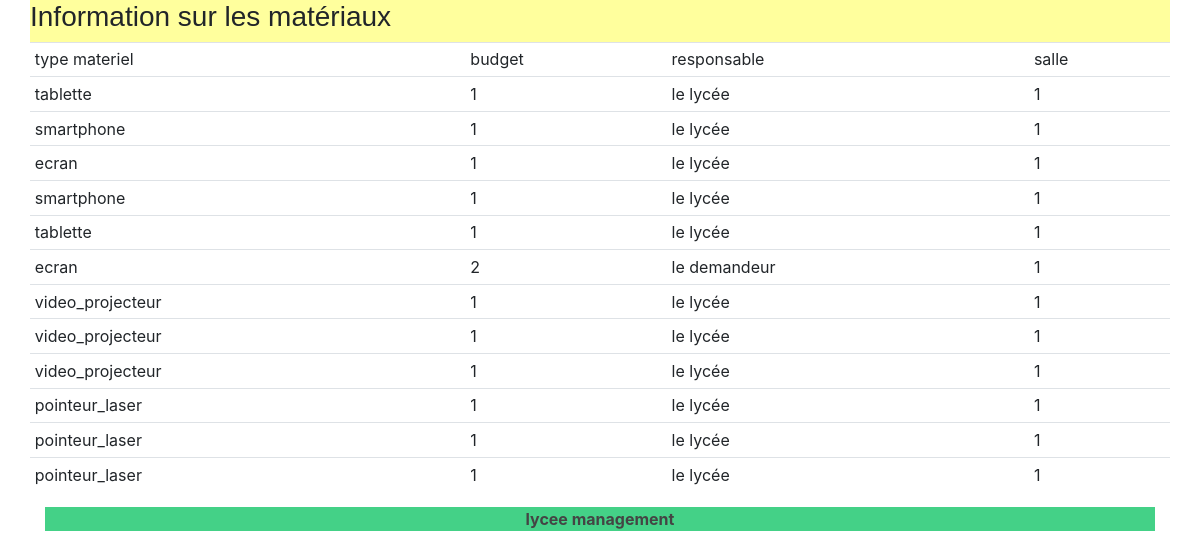
Page /lycee/materiel/info on the committed database.
### lycee/models.py (models this page shows, shortened)
class Materiel(models.Model):
    TYPE_CHOICES = (
        ('smartphone', 'Smartphone'),
        ('tablette', 'Tablette'),
        ('ecran', 'Écran'),
        ('video_projecteur', 'Vidéo-projecteur'),
        ('pointeur_laser', 'Pointeur Laser'),
    )
    type_materiel = models.CharField(max_length=50, choices=TYPE_CHOICES)
    responsable = models.ForeignKey(Responsable, on_delete=models.CASCADE, related_name='materiels_responsables')
    budget = models.ForeignKey(Budget, on_delete=models.CASCADE, related_name='materiels_responsable')
    salle_actuelle = models.ForeignKey(Salle, on_delete=models.CASCADE, default='001')

class Responsable(models.Model):
    TYPE_CHOICES = (
        ("le lycee", "le lycee"),
        ('le mandant', 'le demandeur'),
        ('proprietaire', 'le propriètaire')
    )
    type_responsable = models.CharField(max_length=50, choices=TYPE_CHOICES)

### lycee/views.py (the view)
# urls.py: path('lycee/materiel/info', InfoMaterielView, name="info_materiel"),
def InfoMaterielView(request):
    result_list = Materiel.objects.all
    responsable_list = Responsable.objects.all
    context = {'list': result_list, 'list_resp': responsable_list}
    return render(request, 'lycee/materiel/info.html', context)

### lycee/templates/lycee/materiel/info.html
{% extends 'master.html'%}
{% block title %}
    Information sur les matériaux
{% endblock %}
{% block content %}
    <table class="table table-sm">
        <thead>
            <tr>
                <td>type materiel</td>
                <td>budget</td>
                <td>responsable</td>
                <td>salle</td>
            </tr>
        </thead>
        <tbody>
        {% for materiel in list %}
            <tr>
                <td>{{materiel.type_materiel}}</td>
                <td>{{materiel.budget_id}}</td>
                {% for responsable in list_resp %}
                    {% if responsable.id == materiel.responsable_id %}
                        <td>{{responsable.type_responsable}}</td>
                    {% endif %}
                {% endfor %}
                <td>{{materiel.salle_actuelle_id}}</td>
            </tr>
        {% endfor %}
        </tbody>
    </table>
{% endblock %}

### lycee/templates/master.html (shortened to what this page needs)
<!DOCTYPE html>
{% load static %}
<html>
    <head>
            <link rel="stylesheet" href="https://stackpath.bootstrapcdn.com/bootstrap/4.3.1/css/bootstrap.min.css">
        <link rel="stylesheet" type="text/css" href="{% static 'lycee/style.css' %}" />
    </head>
    <body>
        <div class="container">
            <header class="row">
                <div class="page-header">
                    <h3>{% block title %}{% endblock %}</h3>
                </div>
            </header>
            <article class="row">{% block content %}{% endblock %}</article>
            <footer class="navbar-fixed-bottom">
                <p class="text-center"><strong><a href="/lycee/">lycee management</a></strong></p>
            </footer>
        </div>
    </body>
</html>

### lycee/static/lycee/style.css (style rules this page uses)
a { color : #444444; }
p { background-color: #44d187 }
html { position: relative; min-height: 100%; }
.page-header { background-color: #FFFF9D; font-family: Arial; width: 100%; }

### rows in the picture
Materiel: type_materiel "tablette", budget_id "1", salle_actuelle_id "1"
Responsable: type_responsable "le lycée"
Materiel: type_materiel "smartphone", budget_id "1", salle_actuelle_id "1"
Materiel: type_materiel "ecran", budget_id "1", salle_actuelle_id "1"
Materiel: type_materiel "smartphone", budget_id "1", salle_actuelle_id "1"
Materiel: type_materiel "tablette", budget_id "1", salle_actuelle_id "1"
Materiel: type_materiel "ecran", budget_id "2", salle_actuelle_id "1"
Responsable: type_responsable "le demandeur"
Materiel: type_materiel "video_projecteur", budget_id "1", salle_actuelle_id "1"
Materiel: type_materiel "video_projecteur", budget_id "1", salle_actuelle_id "1"
Materiel: type_materiel "video_projecteur", budget_id "1", salle_actuelle_id "1"
Materiel: type_materiel "pointeur_laser", budget_id "1", salle_actuelle_id "1"
Materiel: type_materiel "pointeur_laser", budget_id "1", salle_actuelle_id "1"
Materiel: type_materiel "pointeur_laser", budget_id "1", salle_actuelle_id "1"
